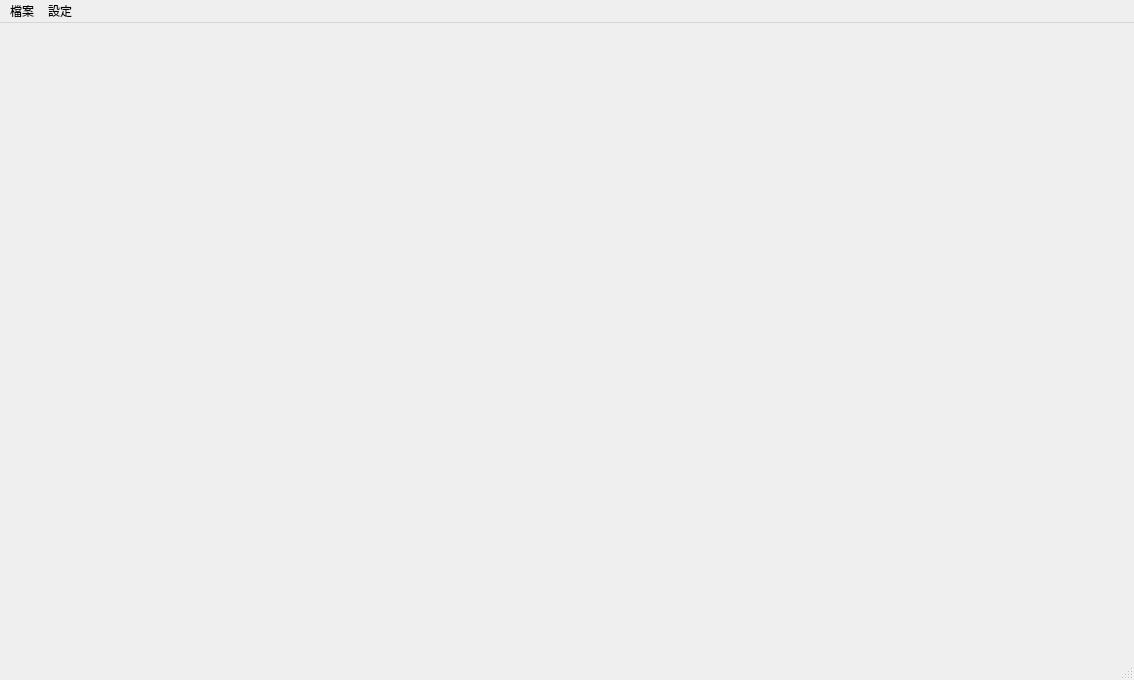
<?xml version="1.0" encoding="UTF-8"?>
<ui version="4.0">
 <class>MainWindow</class>
 <widget class="QMainWindow" name="MainWindow">
  <property name="geometry">
   <rect>
    <x>0</x>
    <y>0</y>
    <width>1134</width>
    <height>680</height>
   </rect>
  </property>
  <property name="sizePolicy">
   <sizepolicy hsizetype="Preferred" vsizetype="Preferred">
    <horstretch>1</horstretch>
    <verstretch>1</verstretch>
   </sizepolicy>
  </property>
  <property name="font">
   <font>
    <family>Consolas</family>
   </font>
  </property>
  <property name="windowTitle">
   <string>MainWindow</string>
  </property>
  <widget class="QWidget" name="centralwidget">
   <layout class="QGridLayout" name="gridLayout_2">
    <property name="leftMargin">
     <number>12</number>
    </property>
    <property name="topMargin">
     <number>12</number>
    </property>
    <property name="rightMargin">
     <number>12</number>
    </property>
    <property name="bottomMargin">
     <number>12</number>
    </property>
    <item row="0" column="0">
     <layout class="QGridLayout" name="main_layout"/>
    </item>
   </layout>
  </widget>
  <widget class="QMenuBar" name="menubar">
   <property name="geometry">
    <rect>
     <x>0</x>
     <y>0</y>
     <width>1134</width>
     <height>24</height>
    </rect>
   </property>
   <widget class="QMenu" name="menu_File">
    <property name="font">
     <font>
      <family>Consolas</family>
     </font>
    </property>
    <property name="title">
     <string>檔案</string>
    </property>
    <widget class="QMenu" name="menu_Load">
     <property name="font">
      <font>
       <family>Consolas</family>
      </font>
     </property>
     <property name="title">
      <string>載入</string>
     </property>
     <addaction name="action_load_from_local"/>
     <addaction name="action_load_from_url"/>
     <addaction name="action_load_from_clipboard"/>
     <addaction name="separator"/>
    </widget>
    <widget class="QMenu" name="menu_Save">
     <property name="title">
      <string>儲存</string>
     </property>
     <addaction name="action_save_all"/>
     <addaction name="action_save_selected"/>
    </widget>
    <addaction name="menu_Load"/>
    <addaction name="menu_Save"/>
   </widget>
   <widget class="QMenu" name="menu_preferences">
    <property name="title">
     <string>設定</string>
    </property>
    <widget class="QMenu" name="menu_lang">
     <property name="title">
      <string>介面語言</string>
     </property>
     <addaction name="action_lang_chi"/>
     <addaction name="action_lang_eng"/>
    </widget>
    <addaction name="menu_lang"/>
   </widget>
   <addaction name="menu_File"/>
   <addaction name="menu_preferences"/>
  </widget>
  <widget class="QStatusBar" name="statusbar">
   <property name="font">
    <font>
     <family>Consolas</family>
    </font>
   </property>
  </widget>
  <action name="action_load_from_local">
   <property name="text">
    <string>從本機 From local</string>
   </property>
   <property name="font">
    <font>
     <family>Consolas</family>
    </font>
   </property>
  </action>
  <action name="action_start_detect">
   <property name="text">
    <string>開始 Start</string>
   </property>
  </action>
  <action name="action_load_from_clipboard">
   <property name="text">
    <string>從剪貼簿 From clipboard</string>
   </property>
   <property name="font">
    <font>
     <family>Consolas</family>
    </font>
   </property>
  </action>
  <action name="action_load_from_url">
   <property name="text">
    <string>從地址 From URL</string>
   </property>
   <property name="font">
    <font>
     <family>Consolas</family>
    </font>
   </property>
  </action>
  <action name="action_save_all">
   <property name="text">
    <string>儲存所有處理後的圖片到目錄 Save all processed images to a directory</string>
   </property>
  </action>
  <action name="action_save_selected">
   <property name="text">
    <string>儲存目前有選定的圖片到目錄 Save the selected images to a directory</string>
   </property>
  </action>
  <action name="action_lang_chi">
   <property name="checkable">
    <bool>true</bool>
   </property>
   <property name="checked">
    <bool>false</bool>
   </property>
   <property name="text">
    <string>中文</string>
   </property>
  </action>
  <action name="action_lang_eng">
   <property name="checkable">
    <bool>true</bool>
   </property>
   <property name="text">
    <string>English</string>
   </property>
  </action>
  <action name="action_browse_recently_loaded">
   <property name="text">
    <string>Browse</string>
   </property>
  </action>
  <action name="action_clear_recently_loaded">
   <property name="text">
    <string>Clear</string>
   </property>
  </action>
 </widget>
 <resources/>
 <connections/>
</ui>
